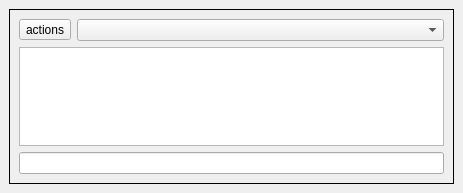
<ui version="4.0" >
 <class>InternalMessage</class>
 <widget class="QWidget" name="InternalMessage" >
  <property name="geometry" >
   <rect>
    <x>0</x>
    <y>0</y>
    <width>463</width>
    <height>193</height>
   </rect>
  </property>
  <property name="windowTitle" >
   <string>Internal Message</string>
  </property>
  <layout class="QGridLayout" >
   <property name="margin" >
    <number>9</number>
   </property>
   <property name="spacing" >
    <number>6</number>
   </property>
   <item row="0" column="0" >
    <widget class="QFrame" name="frame" >
     <property name="autoFillBackground" >
      <bool>true</bool>
     </property>
     <property name="frameShape" >
      <enum>QFrame::Panel</enum>
     </property>
     <property name="frameShadow" >
      <enum>QFrame::Plain</enum>
     </property>
     <layout class="QGridLayout" >
      <property name="margin" >
       <number>9</number>
      </property>
      <property name="spacing" >
       <number>6</number>
      </property>
      <item row="0" column="0" >
       <widget class="QToolButton" name="actionsButton" >
        <property name="text" >
         <string>actions</string>
        </property>
       </widget>
      </item>
      <item row="0" column="1" >
       <widget class="QComboBox" name="talkingUsers" />
      </item>
      <item row="1" column="0" colspan="2" >
       <widget class="QTreeView" name="messages" >
        <property name="editTriggers" >
         <set>QAbstractItemView::NoEditTriggers</set>
        </property>
        <property name="alternatingRowColors" >
         <bool>true</bool>
        </property>
        <property name="indentation" >
         <number>2</number>
        </property>
        <property name="animationsEnabled" >
         <bool>false</bool>
        </property>
       </widget>
      </item>
      <item row="2" column="0" colspan="2" >
       <widget class="QLineEdit" name="message" />
      </item>
     </layout>
    </widget>
   </item>
  </layout>
 </widget>
 <resources/>
 <connections/>
</ui>
